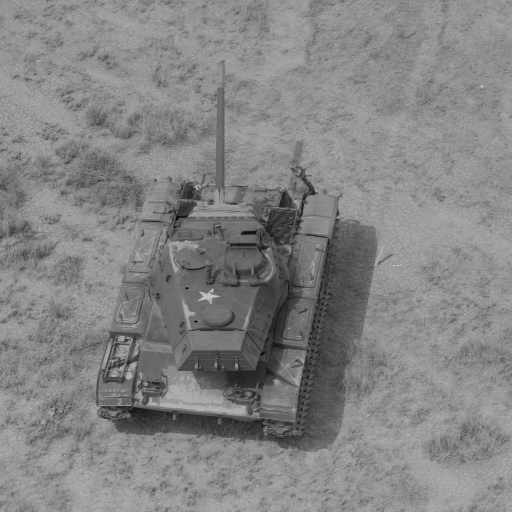
#> input picture Assignment_1/Images/7.1.03.tiff, 512 x 512 px, found by its file name
$ python Assignt1_Q2_unsharpening.py
#> lines starting #> are read from the running program, lines starting #| are printed output that depends on the picture
# importing the required libraries
from typing import final
import cv2
import numpy as np
import matplotlib.pyplot as plt

# Reading the Actual image present the folder
image = cv2.imread("7.1.03.tiff",0)
#> image is the input picture: shape (512, 512); min 12, max 223, mean 132.4

# for giving padding to the image so that it can look more sharpen
row1 = np.array([0 for i in range(512)],dtype="uint8")  ## here converted integer to image datatype
col1 = np.array([0 for i in range(514)],dtype="uint8")  ## to increase the sharpness
col1=np.reshape(col1,(514,1))

image=np.row_stack((row1,image))   ## adding padded row above image
#> image: shape (513, 512)
image=np.row_stack((image,row1))  ## adding padded row below image
#> image: shape (514, 512)
image=np.column_stack((col1,image)) ## adding padded col left side image
#> image: shape (514, 513)
image=np.column_stack((image,col1)) ## adding padded col right side image
#> image: shape (514, 514)

#created the mean filter kernal of size 3X3 and 5X5
###
##########       MEAN_filters
MeanK_3X3 = np.array([[1/9,1/9,1/9],[1/9,1/9,1/9],[1/9,1/9,1/9]])

MeanK_5X5 = np.array([[1/25,1/25,1/25,1/25,1/25],[1/25,1/25,1/25,1/25,1/25],[1/25,1/25,1/25,1/25,1/25],[1/25,1/25,1/25,1/25,1/25],[1/25,1/25,1/25,1/25,1/25]])

## Using the filter2D function i have multiplied the kernal and the actual image
MeanK_3X3_image = cv2.filter2D(image, -1, MeanK_3X3)

MeanK_5X5_image = cv2.filter2D(image,-1,MeanK_5X5)
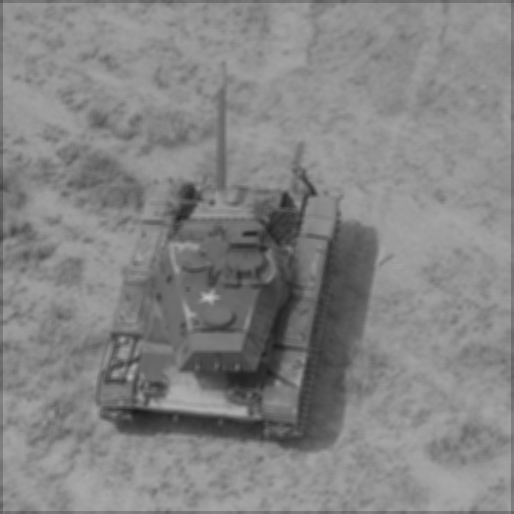
#> MeanK_5X5_image: shape (514, 514); min 27, max 189, mean 131.8

sharp_edgesk_3X3 = image - MeanK_3X3_image
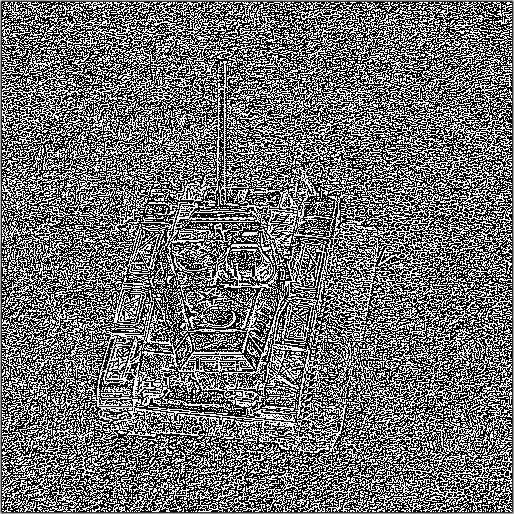
#> sharp_edgesk_3X3: shape (514, 514); min 0, max 255, mean 111.8

sharp_edgesk_5X5 = image - MeanK_5X5_image
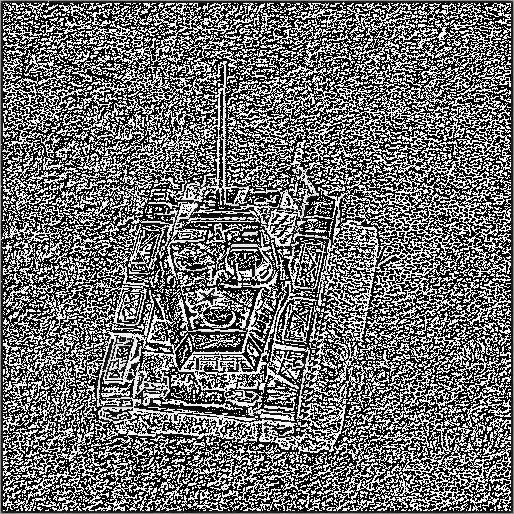
#> sharp_edgesk_5X5: shape (514, 514); min 0, max 255, mean 111.1

final_image_3X3_blur = image + sharp_edgesk_3X3
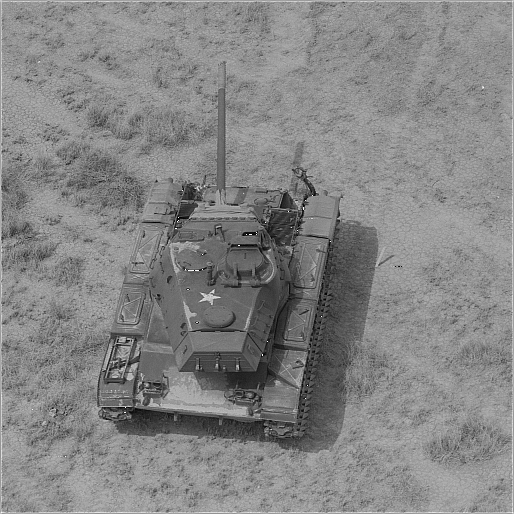
#> final_image_3X3_blur: shape (514, 514); min 0, max 255, mean 133

final_image_5X5_blur = image + sharp_edgesk_5X5

cv2.imshow("Actual Image", image)

cv2.imshow("sharpened image3X3", final_image_3X3_blur)

cv2.imshow("sharpened image5X5", final_image_5X5_blur)

cv2.waitKey()
cv2.destroyAllWindows()
